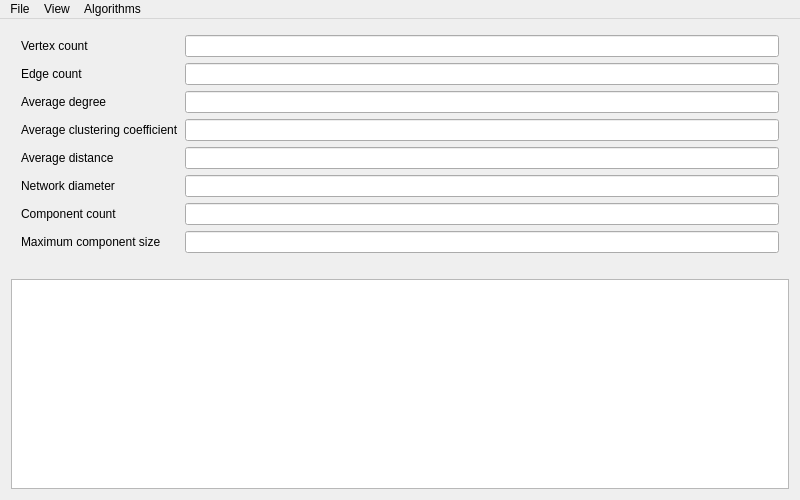
<?xml version="1.0" encoding="UTF-8"?>
<ui version="4.0">
 <class>NetworkWizard</class>
 <widget class="QMainWindow" name="NetworkWizard">
  <property name="enabled">
   <bool>true</bool>
  </property>
  <property name="geometry">
   <rect>
    <x>0</x>
    <y>0</y>
    <width>800</width>
    <height>500</height>
   </rect>
  </property>
  <property name="windowTitle">
   <string>NetworkWizard</string>
  </property>
  <widget class="QWidget" name="centralWidget">
   <layout class="QVBoxLayout" name="verticalLayout">
    <item>
     <layout class="QFormLayout" name="formLayout">
      <property name="leftMargin">
       <number>10</number>
      </property>
      <property name="topMargin">
       <number>5</number>
      </property>
      <property name="rightMargin">
       <number>10</number>
      </property>
      <item row="0" column="0">
       <widget class="QLabel" name="label">
        <property name="text">
         <string>Vertex count</string>
        </property>
       </widget>
      </item>
      <item row="0" column="1">
       <widget class="QLineEdit" name="tbVertexCount">
        <property name="enabled">
         <bool>true</bool>
        </property>
        <property name="sizePolicy">
         <sizepolicy hsizetype="Expanding" vsizetype="Fixed">
          <horstretch>0</horstretch>
          <verstretch>0</verstretch>
         </sizepolicy>
        </property>
        <property name="autoFillBackground">
         <bool>false</bool>
        </property>
        <property name="text">
         <string/>
        </property>
        <property name="frame">
         <bool>true</bool>
        </property>
        <property name="alignment">
         <set>Qt::AlignRight|Qt::AlignTrailing|Qt::AlignVCenter</set>
        </property>
        <property name="readOnly">
         <bool>true</bool>
        </property>
        <property name="clearButtonEnabled">
         <bool>false</bool>
        </property>
       </widget>
      </item>
      <item row="1" column="0">
       <widget class="QLabel" name="label_2">
        <property name="text">
         <string>Edge count</string>
        </property>
       </widget>
      </item>
      <item row="1" column="1">
       <widget class="QLineEdit" name="tbEdgeCount">
        <property name="enabled">
         <bool>true</bool>
        </property>
        <property name="sizePolicy">
         <sizepolicy hsizetype="Expanding" vsizetype="Fixed">
          <horstretch>0</horstretch>
          <verstretch>0</verstretch>
         </sizepolicy>
        </property>
        <property name="autoFillBackground">
         <bool>false</bool>
        </property>
        <property name="frame">
         <bool>true</bool>
        </property>
        <property name="alignment">
         <set>Qt::AlignRight|Qt::AlignTrailing|Qt::AlignVCenter</set>
        </property>
        <property name="readOnly">
         <bool>true</bool>
        </property>
        <property name="clearButtonEnabled">
         <bool>false</bool>
        </property>
       </widget>
      </item>
      <item row="2" column="0">
       <widget class="QLabel" name="label_3">
        <property name="text">
         <string>Average degree</string>
        </property>
       </widget>
      </item>
      <item row="2" column="1">
       <widget class="QLineEdit" name="tbAvgDegree">
        <property name="enabled">
         <bool>true</bool>
        </property>
        <property name="sizePolicy">
         <sizepolicy hsizetype="Expanding" vsizetype="Fixed">
          <horstretch>0</horstretch>
          <verstretch>0</verstretch>
         </sizepolicy>
        </property>
        <property name="autoFillBackground">
         <bool>false</bool>
        </property>
        <property name="frame">
         <bool>true</bool>
        </property>
        <property name="alignment">
         <set>Qt::AlignRight|Qt::AlignTrailing|Qt::AlignVCenter</set>
        </property>
        <property name="readOnly">
         <bool>true</bool>
        </property>
        <property name="clearButtonEnabled">
         <bool>false</bool>
        </property>
       </widget>
      </item>
      <item row="3" column="0">
       <widget class="QLabel" name="label_4">
        <property name="text">
         <string>Average clustering coefficient</string>
        </property>
       </widget>
      </item>
      <item row="3" column="1">
       <widget class="QLineEdit" name="tbAvgClustCoeff">
        <property name="enabled">
         <bool>true</bool>
        </property>
        <property name="sizePolicy">
         <sizepolicy hsizetype="Expanding" vsizetype="Fixed">
          <horstretch>0</horstretch>
          <verstretch>0</verstretch>
         </sizepolicy>
        </property>
        <property name="autoFillBackground">
         <bool>false</bool>
        </property>
        <property name="frame">
         <bool>true</bool>
        </property>
        <property name="alignment">
         <set>Qt::AlignRight|Qt::AlignTrailing|Qt::AlignVCenter</set>
        </property>
        <property name="readOnly">
         <bool>true</bool>
        </property>
        <property name="clearButtonEnabled">
         <bool>false</bool>
        </property>
       </widget>
      </item>
      <item row="4" column="0">
       <widget class="QLabel" name="label_5">
        <property name="text">
         <string>Average distance</string>
        </property>
       </widget>
      </item>
      <item row="4" column="1">
       <widget class="QLineEdit" name="tbAvgDist">
        <property name="enabled">
         <bool>true</bool>
        </property>
        <property name="sizePolicy">
         <sizepolicy hsizetype="Expanding" vsizetype="Fixed">
          <horstretch>0</horstretch>
          <verstretch>0</verstretch>
         </sizepolicy>
        </property>
        <property name="autoFillBackground">
         <bool>false</bool>
        </property>
        <property name="frame">
         <bool>true</bool>
        </property>
        <property name="alignment">
         <set>Qt::AlignRight|Qt::AlignTrailing|Qt::AlignVCenter</set>
        </property>
        <property name="readOnly">
         <bool>true</bool>
        </property>
        <property name="clearButtonEnabled">
         <bool>false</bool>
        </property>
       </widget>
      </item>
      <item row="5" column="0">
       <widget class="QLabel" name="label_6">
        <property name="text">
         <string>Network diameter</string>
        </property>
       </widget>
      </item>
      <item row="5" column="1">
       <widget class="QLineEdit" name="tbDiameter">
        <property name="enabled">
         <bool>true</bool>
        </property>
        <property name="sizePolicy">
         <sizepolicy hsizetype="Expanding" vsizetype="Fixed">
          <horstretch>0</horstretch>
          <verstretch>0</verstretch>
         </sizepolicy>
        </property>
        <property name="autoFillBackground">
         <bool>false</bool>
        </property>
        <property name="frame">
         <bool>true</bool>
        </property>
        <property name="alignment">
         <set>Qt::AlignRight|Qt::AlignTrailing|Qt::AlignVCenter</set>
        </property>
        <property name="readOnly">
         <bool>true</bool>
        </property>
        <property name="clearButtonEnabled">
         <bool>false</bool>
        </property>
       </widget>
      </item>
      <item row="6" column="0">
       <widget class="QLabel" name="label_7">
        <property name="text">
         <string>Component count</string>
        </property>
       </widget>
      </item>
      <item row="6" column="1">
       <widget class="QLineEdit" name="tbComponentCount">
        <property name="enabled">
         <bool>true</bool>
        </property>
        <property name="sizePolicy">
         <sizepolicy hsizetype="Expanding" vsizetype="Fixed">
          <horstretch>0</horstretch>
          <verstretch>0</verstretch>
         </sizepolicy>
        </property>
        <property name="autoFillBackground">
         <bool>false</bool>
        </property>
        <property name="frame">
         <bool>true</bool>
        </property>
        <property name="alignment">
         <set>Qt::AlignRight|Qt::AlignTrailing|Qt::AlignVCenter</set>
        </property>
        <property name="readOnly">
         <bool>true</bool>
        </property>
        <property name="clearButtonEnabled">
         <bool>false</bool>
        </property>
       </widget>
      </item>
      <item row="7" column="0">
       <widget class="QLabel" name="label_8">
        <property name="text">
         <string>Maximum component size</string>
        </property>
       </widget>
      </item>
      <item row="7" column="1">
       <widget class="QLineEdit" name="tbMaxComponentSize">
        <property name="enabled">
         <bool>true</bool>
        </property>
        <property name="sizePolicy">
         <sizepolicy hsizetype="Expanding" vsizetype="Fixed">
          <horstretch>0</horstretch>
          <verstretch>0</verstretch>
         </sizepolicy>
        </property>
        <property name="autoFillBackground">
         <bool>false</bool>
        </property>
        <property name="frame">
         <bool>true</bool>
        </property>
        <property name="alignment">
         <set>Qt::AlignRight|Qt::AlignTrailing|Qt::AlignVCenter</set>
        </property>
        <property name="readOnly">
         <bool>true</bool>
        </property>
        <property name="clearButtonEnabled">
         <bool>false</bool>
        </property>
       </widget>
      </item>
     </layout>
    </item>
    <item>
     <widget class="QLabel" name="loader">
      <property name="enabled">
       <bool>false</bool>
      </property>
      <property name="text">
       <string/>
      </property>
      <property name="scaledContents">
       <bool>false</bool>
      </property>
      <property name="alignment">
       <set>Qt::AlignCenter</set>
      </property>
     </widget>
    </item>
    <item>
     <widget class="QPlainTextEdit" name="logText">
      <property name="font">
       <font>
        <pointsize>9</pointsize>
        <italic>false</italic>
        <strikeout>false</strikeout>
       </font>
      </property>
     </widget>
    </item>
   </layout>
  </widget>
  <widget class="QMenuBar" name="menuBar">
   <property name="geometry">
    <rect>
     <x>0</x>
     <y>0</y>
     <width>800</width>
     <height>22</height>
    </rect>
   </property>
   <widget class="QMenu" name="menuFile">
    <property name="title">
     <string>File</string>
    </property>
    <addaction name="miImportFromEdgePairs"/>
    <addaction name="miImportFromVector"/>
    <addaction name="miGenerate"/>
    <addaction name="miClear"/>
    <addaction name="miExport"/>
   </widget>
   <widget class="QMenu" name="menuView">
    <property name="title">
     <string>View</string>
    </property>
    <addaction name="miViewVertexInfo"/>
   </widget>
   <widget class="QMenu" name="menuAlgorithms">
    <property name="title">
     <string>Algorithms</string>
    </property>
    <widget class="QMenu" name="menuCommunity">
     <property name="title">
      <string>Community</string>
     </property>
     <addaction name="miGirvanNewman"/>
    </widget>
    <addaction name="menuCommunity"/>
   </widget>
   <addaction name="menuFile"/>
   <addaction name="menuView"/>
   <addaction name="menuAlgorithms"/>
  </widget>
  <action name="miImportFromEdgePairs">
   <property name="checkable">
    <bool>false</bool>
   </property>
   <property name="text">
    <string>Import network from edge pairs</string>
   </property>
  </action>
  <action name="miImportFromVector">
   <property name="enabled">
    <bool>false</bool>
   </property>
   <property name="text">
    <string>Import network from vector dataset</string>
   </property>
  </action>
  <action name="miClear">
   <property name="text">
    <string>Clear network</string>
   </property>
  </action>
  <action name="miExport">
   <property name="enabled">
    <bool>false</bool>
   </property>
   <property name="text">
    <string>Save network</string>
   </property>
  </action>
  <action name="miViewVertexInfo">
   <property name="enabled">
    <bool>false</bool>
   </property>
   <property name="text">
    <string>Vertex info</string>
   </property>
  </action>
  <action name="miGenerate">
   <property name="text">
    <string>Generate network</string>
   </property>
  </action>
  <action name="miGirvanNewman">
   <property name="text">
    <string>Girvan-Newman clustering</string>
   </property>
  </action>
 </widget>
 <layoutdefault spacing="6" margin="11"/>
 <resources/>
 <connections/>
</ui>
